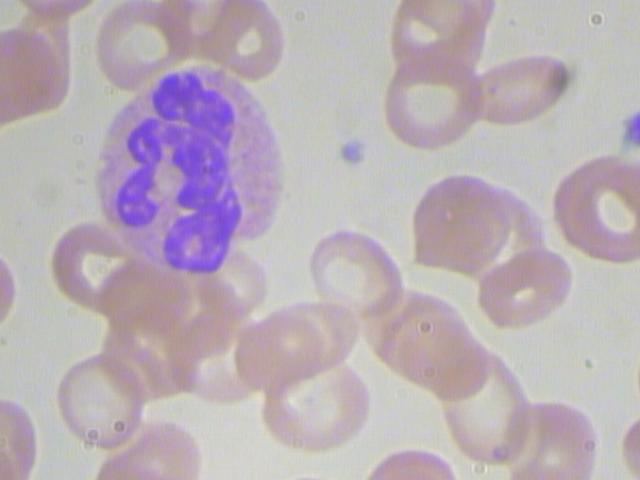
#> input picture BloodImage_00199.jpg, 640 x 480 px, given in place of th1.jpg, which was not available
$ jupyter execute --allow-errors image_seg_final.ipynb   (older library calls are emulated)   (text cells are left out)
#> lines starting #> are read from the running program, lines starting #| are printed output that depends on the picture; after the words box and inside, x2 and y2 are one past the last pixel; in counts of white or black regions, pixels touching at a corner belong together; pictures that were not available may be replaced by others from this repository, and a replacement may not be noted
[cell 1]
# Load image
import cv2
print(cv2.__file__)
import numpy as np
from matplotlib import pyplot as plt
import glob

[cell 2]
file_paths = glob.glob("/home/user1/Documents/kaggle-OHN/blood_cell/dataset-master/JPEGImages" + '/**/*.jpg', recursive=True)

#> (a cell that did not finish here is left out)

#> (a cell that did not finish here is left out)

[cell 5]
import numpy as np
import cv2
from matplotlib import pyplot as plt


#> (the rest of this cell did not finish here and is left out)

#> (a cell that did not finish here is left out)

[cell 7]
import cv2
import numpy as np
from matplotlib import pyplot as plt


#> (the rest of this cell did not finish here and is left out)

[cell 8]
import cv2
import numpy as np
from matplotlib import pyplot as plt
#> (the rest of this cell did not finish here and is left out)

#> (a cell that did not finish here is left out)

[cell 10]
import cv2
import numpy as np

#> (the rest of this cell did not finish here and is left out)

[cell 11]
# import the necessary packages
import numpy as np
import argparse
import cv2
#print(cv2.__version__)


# load the imagecv2.imread
image_normal= cv2.imread('th1.jpg')
#> image_normal is the input picture: shape (480, 640, 3); mean B, G, R 182.8, 174.4, 185.9
#image_normal = cv2.blur(image_normal,(10,10))


# find all the 'black' shapes in the image
lower = np.array([0, 0, 0])
upper = np.array([150, 150, 150
                 ])
shapeMask = cv2.inRange(image_normal, lower, upper)
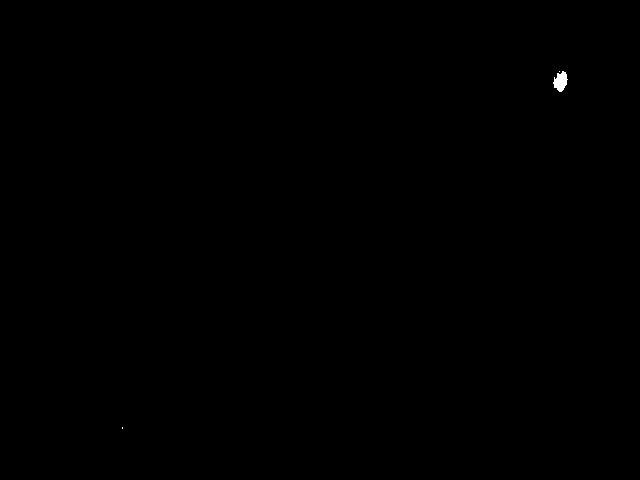
#> shapeMask: shape (480, 640); 0.07% white; 3 white regions (2 under 20 px)
# find the contours in the mask
img,cnts, _ = cv2.findContours(shapeMask.copy(), cv2.RETR_EXTERNAL, cv2.CHAIN_APPROX_SIMPLE)
#> cnts = 3 contours, 2 with area under 20; largest, box (x1, y1, x2, y2) and area: (553, 71, 568, 92) 175
print ("# of Possible WBCs %d" % (len(cnts)))
#| # of Possible WBCs 3
cv2.imshow("Mask", shapeMask)

# loop over the contours
for c in cnts:
    # draw the contour and show it
    cv2.drawContours(image_normal, [c], -1, (0, 250, 0), 2)
    plt.imshow(image_normal)
#> this loop made 3 passes
#> c on passes 1, 3: [[122, 427], [122, 428]], [[559, 71]]
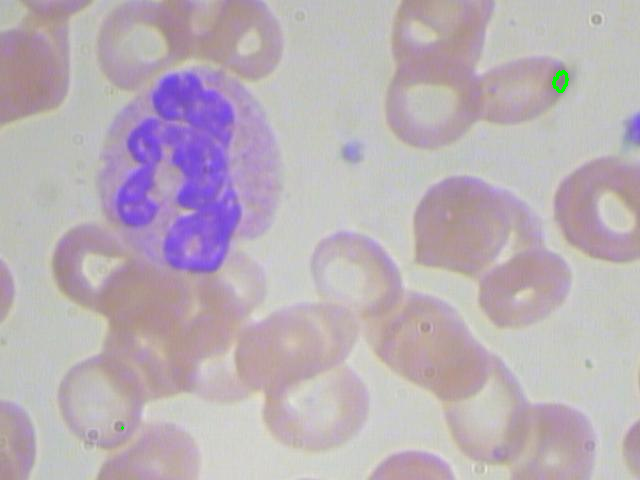
#> image_normal: shape (480, 640, 3); 0.06% of pixels changed, all inside (x1, y1, x2, y2) = (121, 70, 569, 430)
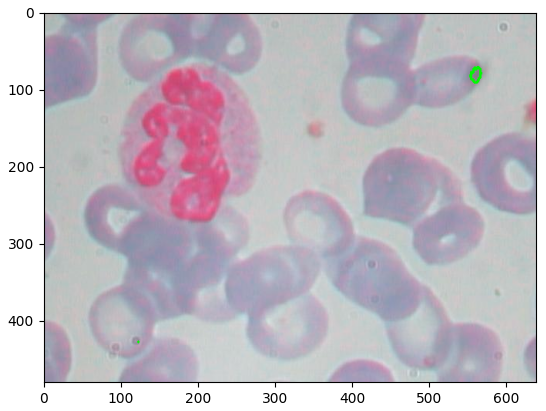
#> figure drawn by matplotlib, 1 panel; B, G, R data is drawn as R, G, B

[cell 12]
import cv2
import numpy as np
from matplotlib import pyplot as plt


#> (the rest of this cell did not finish here and is left out)

[cell 13]
import PIL
th1= cv2.imread('th1.jpg')
img= cv2.imread('img.jpg')
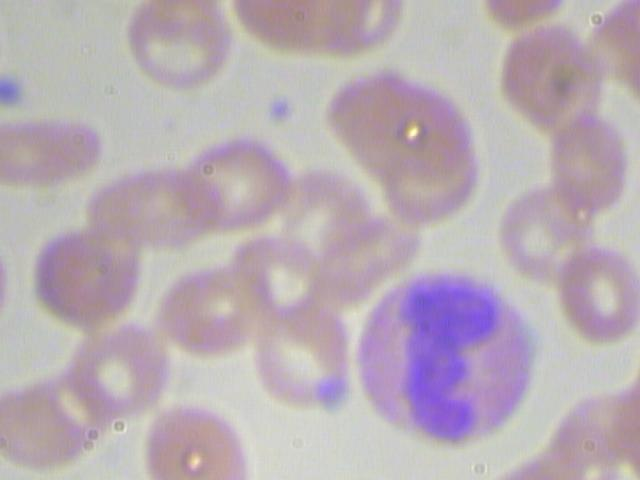
#> input picture BloodImage_00200.jpg, 640 x 480 px, given in place of img.jpg, which was not available
#> img is the input picture: shape (480, 640, 3); mean B, G, R 180.4, 172.6, 184.7


def diff(img,img1): # returns just the difference of the two images
    return cv2.subtract(img,img1)
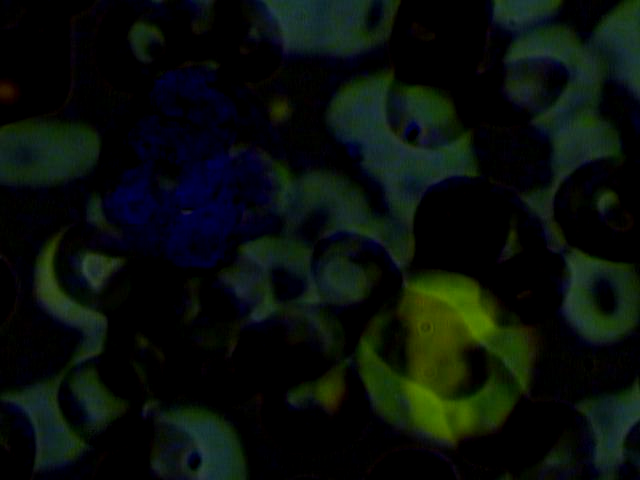
#> returned value: shape (480, 640, 3); mean of channels 0, 1, 2 10.6, 15.4, 8.4; drawn as B, G, R

sub_img= diff(th1,img)
cv2.imwrite('sub_img.jpg',sub_img)
#> Out = True

[cell 14]
import numpy as np
import cv2
from matplotlib import pyplot as plt


img = cv2.imread('sub_img.jpg')
Z = img.reshape((-1,3))

# convert to np.float32
Z = np.float32(Z)

# define criteria, number of clusters(K) and apply kmeans()
criteria = (cv2.TERM_CRITERIA_EPS + cv2.TERM_CRITERIA_MAX_ITER, 10, 1.0)
#> criteria = (3, 10, 1)
K = 3
ret,label,center=cv2.kmeans(Z,K,None,criteria,10,cv2.KMEANS_RANDOM_CENTERS)
#> ret = 63322144.7; center = [[24.54, 39.07, 19.49], [2.48, 75.61, 49.32], [5.63, 2.7, 1.73]]

# Now convert back into uint8, and make original image
center = np.uint8(center)
#> center = [[24, 39, 19], [2, 75, 49], [5, 2, 1]]
res = center[label.flatten()]
res2 = res.reshape((img.shape))
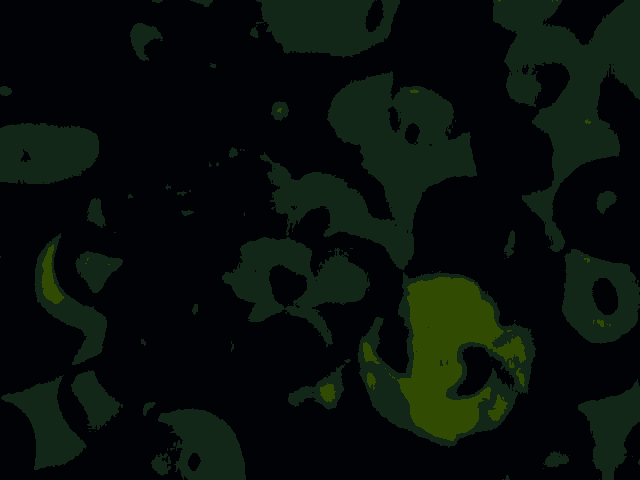
#> res2: shape (480, 640, 3); mean B, G, R 10, 15, 7.8

plt.imshow(res2)
plt.show()
cv2.imwrite('sub_img.jpg',res2)
#> Out = True

[cell 15]
# import the necessary packages
import numpy as np
import argparse
import cv2
#print(cv2.__version__)


# load the imagecv2.imread
image_normal= cv2.imread('sub_img.jpg')
#image_normal = cv2.blur(image_normal,(10,10))


# find all the 'black' shapes in the image
lower = np.array([75, 75, 75])
upper = np.array([360, 360, 360
                 ])
shapeMask = cv2.inRange(image_normal, lower, upper)
#> shapeMask: shape (480, 640); every value is 0
# find the contours in the mask
img,cnts, _ = cv2.findContours(shapeMask.copy(), cv2.RETR_EXTERNAL, cv2.CHAIN_APPROX_SIMPLE)
#> cnts = []
print ("# of Possible RBCs %d" % (len(cnts)))
#| # of Possible RBCs 0
cv2.imshow("Mask", shapeMask)

# loop over the contours
for c in cnts:
    # draw the contour and show it
    cv2.drawContours(image_normal, [c], -1, (0, 250, 0), 2)
    plt.imshow(image_normal)
#> this loop made 0 passes
